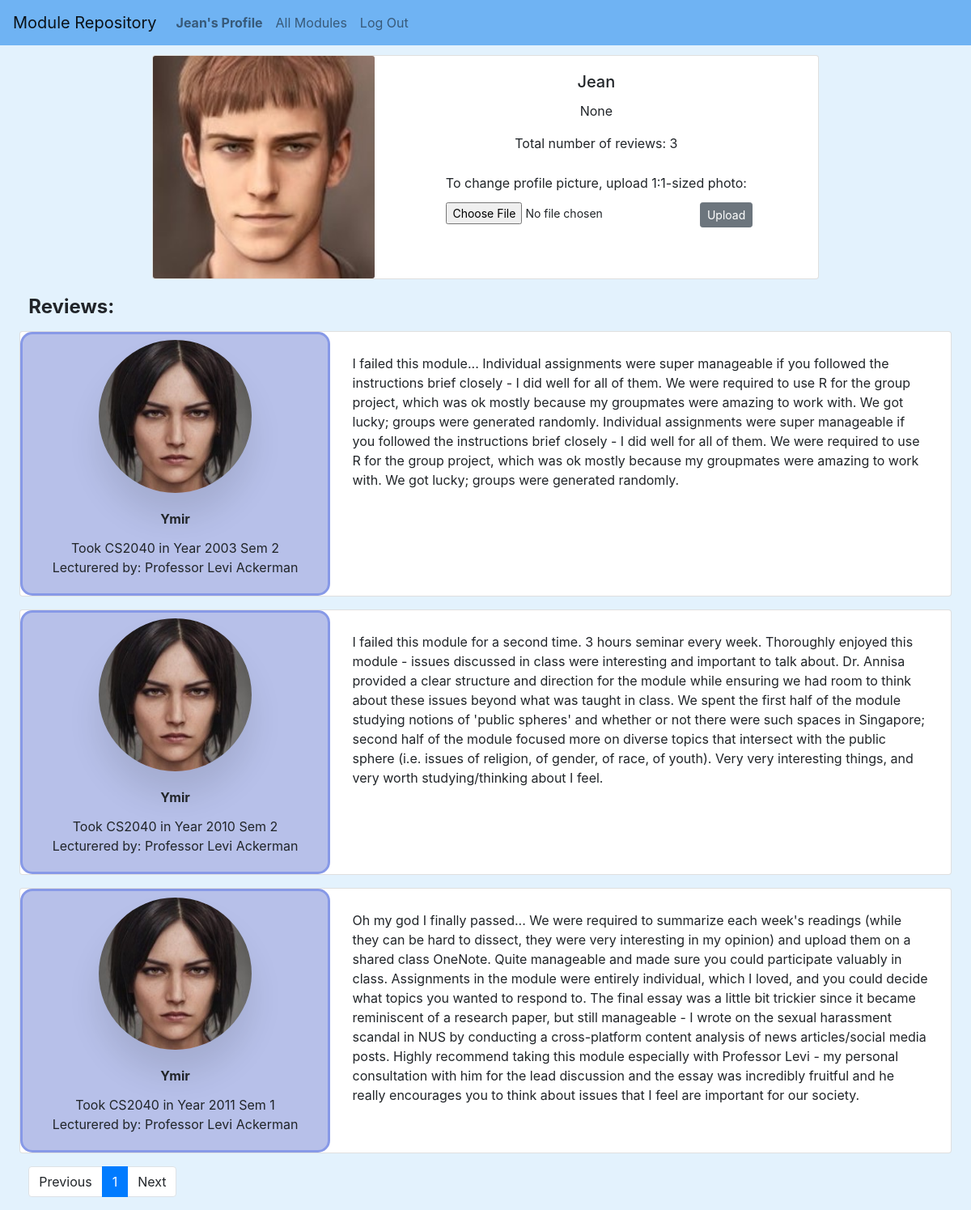
Page /profile/Ymir (signed in) on the committed database.
### network/models.py (models this page shows, shortened)
class User(AbstractUser):
    identification = models.CharField(max_length=9, null=True, blank=True)
    photo = models.ImageField(upload_to="images/", default="images/default_image.png")

class Review(models.Model):
    module_code = models.CharField(max_length=30, null=True, blank=True)
    user = models.ForeignKey(User, on_delete=models.CASCADE)
    year = models.IntegerField(blank=True, null=True)
    semester = models.IntegerField(choices=(("1",1),("2",2)), default=1)
    professor = models.CharField(max_length=500, null=True, blank=True)
    review = models.TextField(max_length=5000, null=True, blank=True)

### network/views.py (the view)
# urls.py: path("profile/<str:username>", views.profile, name="profile"),
@login_required
def profile(request, username):
    user = User.objects.get(username=username)
    reviews = Review.objects.all().filter(user=user).order_by('year')
    count = reviews.count()
    paginator = Paginator(reviews, 5)
    if request.GET.get("page") != None:
        try:
            reviews = paginator.page(request.GET.get("page"))
        except:
            reviews = paginator.page(1)
    else:
        reviews = paginator.page(1)
    return render(request, "network/profile.html", {
        "reviews": reviews,
        "total_pages": range(paginator.num_pages),
        "count": count,
    })

### network/templates/network/profile.html (shortened to what this page needs)
{% extends "network/layout.html" %}
{% load static %}
{% block body %}
<div class="create_form">
    <div class="card mb-3 text-center mx-auto" style="max-width: 70%;">
        <div class="row no-gutters">
          <div class="col-md-4">
                <img src="{{ user.photo.url }}"  class="card-img profile_img" />
          </div>
          <div class="col-md-8">
            <div class="card-body">
                <h5 class="card-title" id="username">{{ user.username }}</h5>
                <p class="card-text"> {{ user.identification }}</p>
                <p class="card-text"> Total number of reviews: {{ count }}</p>
            </div>
            <form method="post" enctype="multipart/form-data" id="upload_pic" class="create_form">
                <label for="formFileSm" class="form-label">To change profile picture, upload 1:1-sized photo:</label><br>
                <input class="form-control-sm" id="formFileSm" type="file" />
                <input class="btn btn-secondary btn-sm" type="submit" value="Upload">
            </form>
          </div>
        </div>
      </div>
      <div class="reviews">
        <div class="code">Reviews:</div>
        {% for review in reviews %}
        <div class="card mb-3 mx-auto text-center" style="max-width: 100%;">
            <div class="row no-gutters">
                <div class="col-md-4 profile_summary">
                    <img src="{{ review.user.photo.url }}" class="profile_img_show" style="max-width: 50%;" class="card-img" />
                    <div class="card-body">
                        <div class="center">
                            <div class="card-title"> <strong> {{ review.user.username }} </strong> </div>
                            <div class="card-text"> Took {{ review.module_code }} in Year {{ review.year }} Sem {{ review.semester }} </div>
                            <div class="card-text"> Lecturered by: {{ review.professor }} </div>
                        </div>
                    </div>
                </div>
                <div class="col-md-8">
                    <div class="card-body">
                        <div class="edit_review" id="{{review.id}}">
                            <div class="text"> {{ review.review }} </div>
                        </div>
                    </div>
                </div>
            </div>
          </div>
        {% endfor %}
        <nav aria-label="">
            <ul class="pagination">
                {% if reviews.has_previous %}
                <li class="page-item">
                    <a class="page-link" href="?page={{ reviews.previous_page_number }}">Previous</a>
                </li>
                {% else %}
                <li class="page-item inactive">
                    <a class="page-link">Previous</a>
                </li>
                {% endif %}
                {% for page_number in total_pages %}
                    {% if reviews.number == forloop.counter %}
                        <li class="page-item active"> <a class="page-link" href="?page={{ forloop.counter }}"> {{ forloop.counter }}</a> </li>
                    {% else %}
                        <li class="page-item"> <a class="page-link" href="?page={{ forloop.counter }}"> {{ forloop.counter }}</a> </li>
                    {% endif %}
                {% endfor %}
                {% if reviews.has_next %}
                <li class="page-item">
                    <a class="page-link" href="?page={{ reviews.next_page_number }}">Next</a>
                </li>
                {% else %}
                <li class="page-item inactive">
                    <a class="page-link">Next</a>
                </li>
                {% endif %}
            </ul>
        </nav>
    </div>
</div>
{% endblock %}

### network/templates/network/layout.html (shortened to what this page needs)
{% load static %}
<!DOCTYPE html>
<html lang="en">
    <head>
        <link rel="stylesheet"
            href="https://stackpath.bootstrapcdn.com/bootstrap/4.4.1/css/bootstrap.min.css"
        >
        <link href="{% static 'network/styles.css' %}" rel="stylesheet">
    </head>
    <body id="body">
        <nav class="navbar navbar-expand-lg navbar-light" style="background-color: #6fb3f3;" >
            <a class="navbar-brand">Module Repository</a>
            <div>
              <ul class="navbar-nav mr-auto">
                {% if user.is_authenticated %}
                    <li class="nav-item">
                        <a class="nav-link" href="/profile/{{user.username}}"><strong> {{ user.username }}'s Profile</strong></a>
                    </li>
                    <li class="nav-item">
                        <a class="nav-link" href="{% url 'index' %}">All Modules</a>
                    </li>
                    <li class="nav-item">
                        <a class="nav-link" href="{% url 'logout' %}">Log Out</a>
                    </li>
                {% endif %}
              </ul>
            </div>
          </nav>
        <div class="body">
            {% block body %}
            {% endblock %}
        </div>
    </body>
</html>

### network/static/network/styles.css (style rules this page uses)
#body { background-color: #e3f2fd; }
.center { text-align: center; }
.create_form { margin: 1%; }
.profile_summary { border-radius: 15px; border-style: solid; border-width: medium; border-color: rgb(135, 153, 231); background-color: rgb(183, 192, 233); }
.profile_img_show { margin-top: 2%; border-radius: 50%; box-shadow: 0 30px 40px rgba(0,0,0,.1); }
.code { font-weight: bold; font-size: x-large; }
.reviews { margin: 1%; }
.reviews > * { margin: 1%; }
.edit_review > .text { margin: 1%; }
.text { text-align: left; }

### rows in the picture
User: username "Jean", photo (picture), identification "None"
Review: user.photo (picture), user.username "Ymir", module_code "CS2040", year "2003", semester "2", professor "Professor Levi Ackerman", review "I failed this module... Individual assignments were super manageable if you followed the instructions brief closely - I did well for all of them. We were required to use R for the group project, which was ok mostly because my groupmates were amazing to work with. We got lucky; groups were generated randomly. Individual assignments were super manageable if you followed the instructions brief closely - I did well for all of them. We were required to use R for the group project, which was ok mostly because my groupmates were amazing to work with. We got lucky; groups were generated randomly."
Review: user.photo (picture), user.username "Ymir", module_code "CS2040", year "2010", semester "2", professor "Professor Levi Ackerman", review "I failed this module for a second time. 3 hours seminar every week. Thoroughly enjoyed this module - issues discussed in class were interesting and important to talk about. Dr. Annisa provided a clear structure and direction for the module while ensuring we had room to think about these issues beyond what was taught in class. We spent the first half of the module studying notions of 'public spheres' and whether or not there were such spaces in Singapore; second half of the module focused more on diverse topics that intersect with the public sphere (i.e. issues of religion, of gender, of race, of youth). Very very interesting things, and very worth studying/thinking about I feel."
Review: user.photo (picture), user.username "Ymir", module_code "CS2040", year "2011", semester "1", professor "Professor Levi Ackerman", review "Oh my god I finally passed... We were required to summarize each week's readings (while they can be hard to dissect, they were very interesting in my opinion) and upload them on a shared class OneNote. Quite manageable and made sure you could participate valuably in class. Assignments in the module were entirely individual, which I loved, and you could decide what topics you wanted to respond to. The final essay was a little bit trickier since it became reminiscent of a research paper, but still manageable - I wrote on the sexual harassment scandal in NUS by conducting a cross-platform content analysis of news articles/social media posts. Highly recommend taking this module especially with…"

### other values in the picture
{{ count }} "3"
